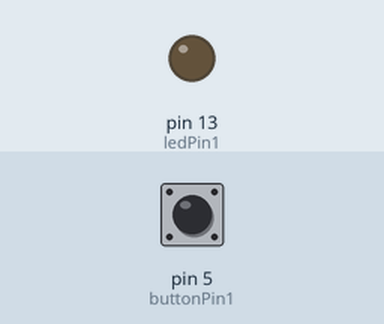
Recording of a sketch running on a simulated Arduino Uno, built with avr-gcc and run on an emulated ATmega328P. Shown: output pins drawn as LEDs (lit = HIGH). Dashed ring = blinking. The test bench sets the inputs (shaded band); at power-on: pin 5 (buttonPin1) HIGH.

Above: at 1.2 s.
1.3 s: pin 5 (buttonPin1) pulled LOW for 0.15 s
At 1.54 s:
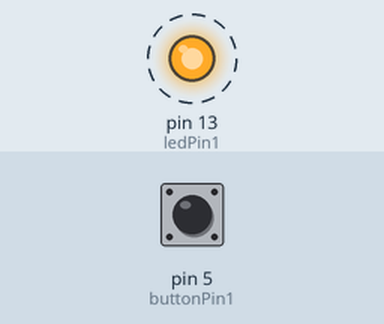
4.4 s: pin 5 (buttonPin1) pulled LOW for 1 s
At 9.9 s:
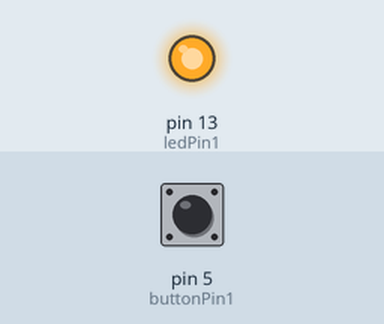
Timing chart, 0 to 11.4 s (numbered marks = the images above; inputs shaded):
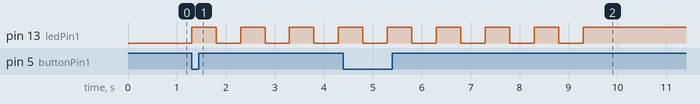

Measured:
- after the input at 1.3 s, pin 13 (ledPin1): alternates HIGH for 0.50 s and LOW for 0.50 s, starting at once

The sketch:

blink_5_millis_5_6025.ino
```cpp
#include <Arduino.h>

//RPP_6025
unsigned long previous1 = 0; // Tempo do último piscar
unsigned long fastBlinkStart = 0; // Guarda quando começou a piscar rápido
const int buttonPin1 = 5; // Terminal 5 Arduino
const int ledPin1 = 13; // Terminal 13 Arduino

enum LEDState { OFF, ON }; // Estado do LED
LEDState state1 = OFF; // Começa desligado
bool buttonPressed = false; // Indica estado do botão
bool blinkFast = false; // Indica se o LED está no modo rápido

unsigned long blinkInterval = 5000; // Pisca normalmente de 5 em 5 segundos
const unsigned long fastBlinkInterval = 500; // Pisca rápido de 0.5s em 0.5s
const unsigned long fastBlinkDuration = 5000; // Tempo do modo rápido (5 segundos)

void setup() {
  pinMode(ledPin1, OUTPUT);
  pinMode(buttonPin1, INPUT_PULLUP);
}

void loop() {
  unsigned long currentMillis = millis();

  // Verifica se o botão foi pressionado
  if (digitalRead(buttonPin1) == LOW) {
    if (!buttonPressed) {
      buttonPressed = true;
      blinkFast = true; // Ativar o modo rápido
      fastBlinkStart = currentMillis; // Guardar o tempo de início do modo rápido
      blinkInterval = fastBlinkInterval; // Mudar o tempo de piscar para rápido
    }
  } else {
    buttonPressed = false; // Permitir nova ativação do modo rápido
  }

  // Se estiver no modo rápido e passaram 5 segundos, volta ao modo normal
  if (blinkFast && (currentMillis - fastBlinkStart >= fastBlinkDuration)) {
    blinkFast = false;
    blinkInterval = 5000; // Volta ao piscar normal
  }

  // Controle do LED piscando
  if (currentMillis - previous1 >= blinkInterval) {
    previous1 = currentMillis; // Atualiza o tempo de referência
    state1 = (state1 == OFF) ? ON : OFF; // Alternar estado do LED
    digitalWrite(ledPin1, (state1 == ON) ? HIGH : LOW);
  }
}
```
